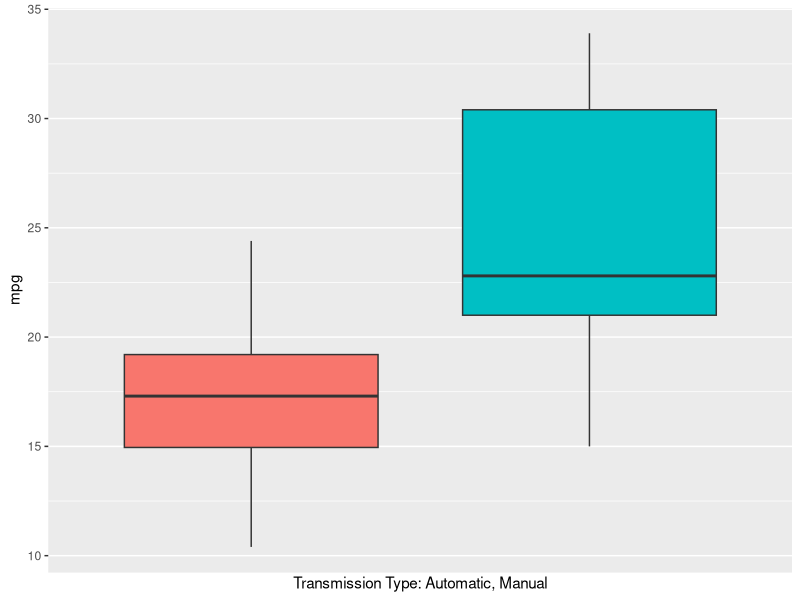
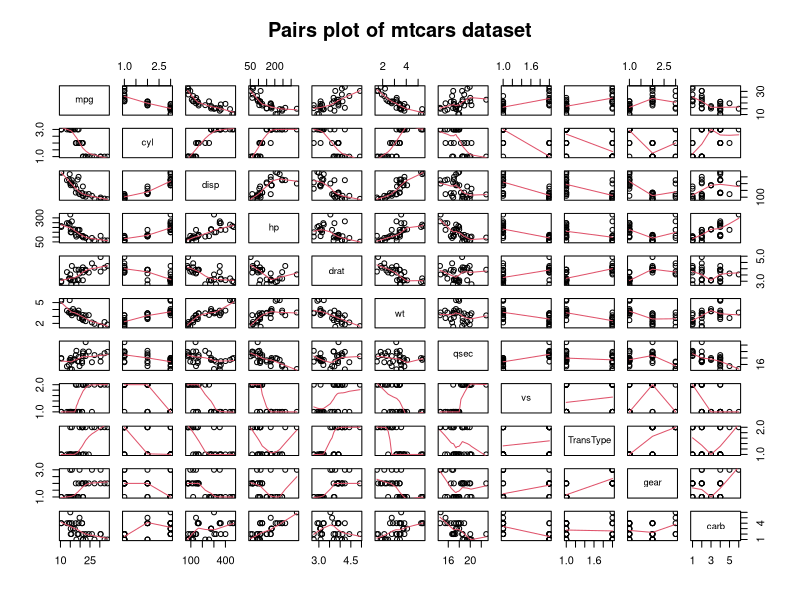
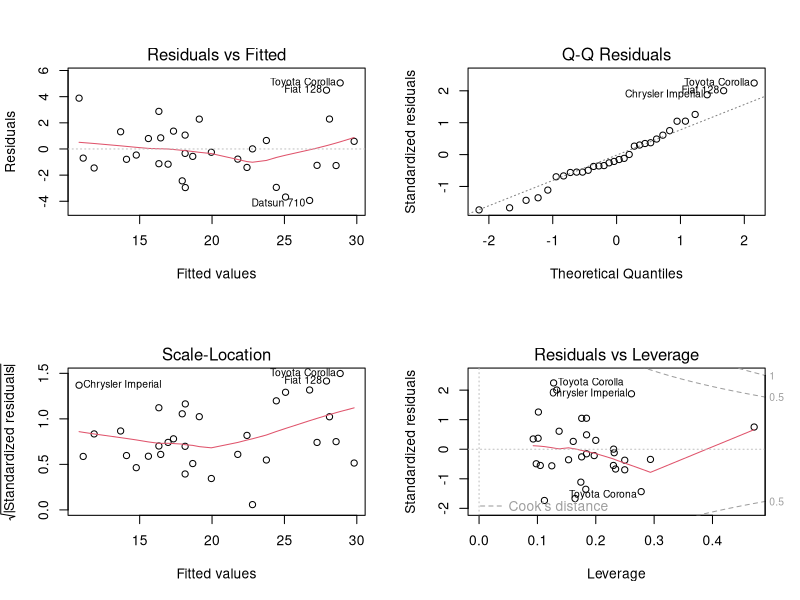

Here is the R script that generated these plots, in order:
## ---- chunk 1
data(mtcars)
mtcars$cyl <- factor(mtcars$cyl)
mtcars$vs <- factor(mtcars$vs)
mtcars$gear <- factor(mtcars$gear)
mtcars$carb <- factor(mtcars$carb)
mtcars$am <- factor(mtcars$am,labels=c("Automatic","Manual"))
colnames(mtcars)[9]<-"TransType"
## ---- chunk 2
simple_fit<-lm(mpg ~ TransType,mtcars)
simple_fit
t.test(mpg~TransType,mtcars)
## ---- chunk 3
fullmodel <- lm(mpg ~ ., data = mtcars)
bestmodel <- step(fullmodel, direction = "both")
## ---- chunk 4
anova(simple_fit,bestmodel)
## ---- chunk 5
library(ggplot2)
## ---- chunk 6
fig1<-ggplot(mtcars, aes(factor(TransType), mpg, fill=factor(TransType))) +
  geom_boxplot() +
  scale_colour_discrete(name = "Type") + 
  scale_fill_discrete(name="Type", breaks=c("0", "1"),labels=c("Automatic", "Manual")) +
  scale_x_discrete(breaks=c("0", "1"), labels=c("Automatic", "Manual")) +
  xlab("Transmission Type: Automatic, Manual")
fig1
## ---- chunk 7
fig2<-pairs(mtcars,panel=panel.smooth,col=9,main="Pairs plot of mtcars dataset")
fig2
## ---- chunk 8
par(mfrow =c(2,2))
plot(bestmodel)
